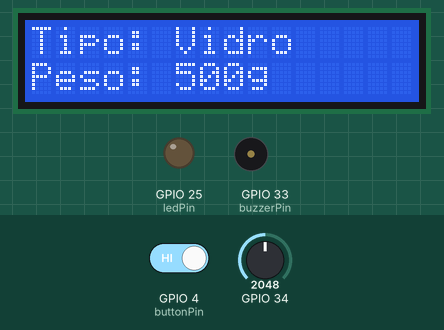
Bench run of a sketch on a simulated ESP32. Parts: 16×2 character LCD, output pins drawn as LEDs (lit = HIGH), buzzer (waves = sounding). The inputs (shaded band) are chosen by the test bench; at power-on: GPIO 34 = 2048, GPIO 4 (buttonPin) HIGH. No MQTT or app messages arrive unless stated; what the sketch prints to the serial monitor is not drawn.

Above: at 4.2 s.
4.3 s: GPIO 34 set to 4062
At 8.6 s:
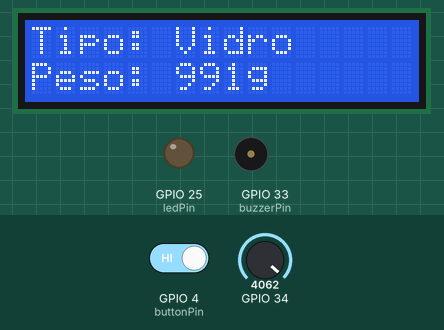
9.9 s: GPIO 34 set to 4095
At 13.8 s:
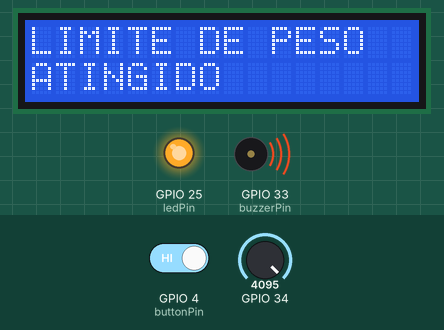
20.1 s: GPIO 34 set to 3603
At 22.6 s:
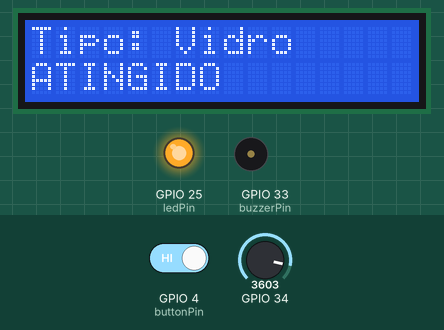
28.7 s: GPIO 4 (buttonPin) driven LOW
At 33.4 s:
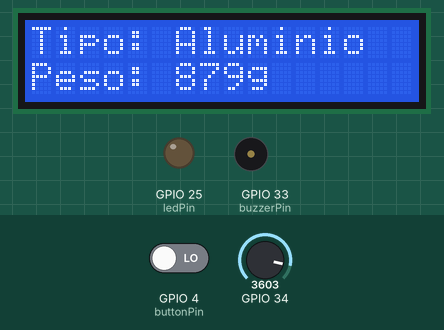
Timing chart, 0 to 34.9 s (numbered marks = the images above; inputs shaded):
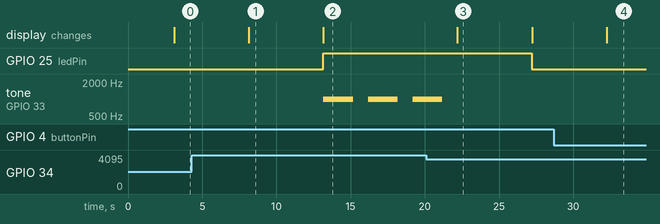

Measured:
- the behaviour switches between 4094 and 4095 on GPIO 34 (found by bisection; images 1 and 2)
- after the input at 4.3 s, the display: changes after 3.8 s (image 1)
- after the input at 9.9 s, GPIO 25 (ledPin): LOW → HIGH after 3.3 s; tone on GPIO 33 (buzzerPin): alternates 1000 Hz for 2.0 s and silent for 1.0 s, starting after 3.3 s; the display: changes after 3.3 s (image 2)
- after the input at 20.1 s, GPIO 25 (ledPin): HIGH → LOW after 7.1 s; tone on GPIO 33 (buzzerPin): goes on until 21.2 s, then stays silent; the display: changes after 2.1 s (image 3)
- after the input at 28.7 s, the display: changes after 3.5 s (image 4)
- what the display in image 3 shows lasts 5.0 s, from 22.2 s to 27.2 s

The sketch:

sprint4.ino
```cpp
// Adicionamos as bibliotecas que serão utilizadas
#include <LiquidCrystal_I2C.h>
#include <Wire.h>
#include "ArduinoJson.h"
#include "EspMQTTClient.h"

// MQTT Configuracoes
EspMQTTClient client{
  "Wokwi-GUEST", //SSID do WiFi
  "",     // Senha do wifi
  "mqtt.tago.io",  // Endereço do servidor
  "Default",       // Usuario
  "2d563834-26ce-44f0-9a58-bd97c7dcccf7",         // Token do device
  "esp",           // Nome do device
  1883             // Porta de comunicação
};

// Endereço e dimensões do LCD
LiquidCrystal_I2C lcd(0x27, 16, 2);

// Variáveis para o potenciômetr
int valor_pot = 0;
int valor_anterior = -1;

// Variáveis para o LED e Buzzer
const int ledPin = 25;
const int buzzerPin = 33;

// Variável para controle do tempo de acionamento do buzzer
unsigned long buzzerStartTime = 0;

// Variáveis para o botão, com ciclo de 3 ações
int buttonPin = 4;
int buttonState = HIGH;
int lastButtonState = HIGH;
int numActions = 3;
int action = numActions - 1;

void setup() {
// Inicialização do Display LCD
lcd.init();
lcd.backlight();

// Definição dos pinos
pinMode(ledPin, OUTPUT);
pinMode(buzzerPin, OUTPUT);
pinMode(buttonPin, INPUT);

// Comunicação serial
Serial.begin(9600);
Serial.println("Conectando WiFi");
while (!client.isWifiConnected()) {
  Serial.print('.'); client.loop(); delay(1000);
  }
  Serial.println("WiFi Conectado");
  Serial.println("Conectando com Servidor MQTT");
while (!client.isMqttConnected()) {
    Serial.print('.'); client.loop(); delay(1000);
  }
Serial.println("MQTT Conectado");
}

// Callback da EspMQTTClient
void onConnectionEstablished()
{}
char bufferJson[100];

void loop() {
  valor_pot = analogRead(34);  // Leia o valor do potenciômetro
  int valor_mapeado = map(valor_pot, 0, 4095, 0, 1000);  // Mapeie o valor lido para a faixa desejada (0 a 1000g)

  buttonState = digitalRead(buttonPin);

  if (valor_mapeado != valor_anterior) {
    lcd.clear();
    lcd.setCursor(0, 1);
    lcd.print("Peso: ");
    lcd.print(valor_mapeado);
    lcd.print("g");
    valor_anterior = valor_mapeado;

    if (valor_mapeado >= 1000) {
      lcd.clear();
      lcd.setCursor(0, 0);
      lcd.print("LIMITE DE PESO");
      lcd.setCursor(0, 1);
      lcd.print("ATINGIDO");

      while (valor_mapeado >= 1000) {
        digitalWrite(ledPin, HIGH);
        tone(buzzerPin, 1000);
        delay(2000);
        noTone(buzzerPin);
        delay(1000);
        valor_pot = analogRead(34);
        valor_mapeado = map(valor_pot, 0, 4095, 0, 1000);
      }
    } else {
      digitalWrite(ledPin, LOW);
      noTone(buzzerPin);
    }
  }
  // Lógica do botão
  if (buttonState != lastButtonState && buttonState == LOW) {
    action = (action + 1) % numActions;  // Incrementa a ação do botão
  }
  //lcd.setCursor(0, 0);
  //lcd.print("                ");  // Limpa completamente a linha

  lcd.setCursor(0, 0);
  // Exibe o texto do botão de acordo com a ação atual
  switch (action) {
    case 0:
      lcd.print("Tipo: Aluminio     ");
      break;
    case 1:
      lcd.print("Tipo: Plastico     ");
      break;
    case 2:
      lcd.print("Tipo: Vidro         ");
      break;
    // Adicione mais cases para ações adicionais, se necessário

    default:
      break;
  }

  lastButtonState = buttonState;  // Armazena o estado atual do botão

 // Enviando para TagoIO

  StaticJsonDocument<300> documentoJson;
  documentoJson["variable"] = "peso";
  documentoJson["value"] = valor_mapeado;
  documentoJson["unit"] = "gramas";
  documentoJson["type"] = getType(action);
  serializeJson(documentoJson, bufferJson);
  Serial.println(bufferJson);
  client.publish("topicoTDSPI", bufferJson);
  delay(5000);
  client.loop();
}

String getType(int action) {
  switch (action) {
    case 0:
      return "Alumínio";
    case 1:
      return "Plástico";
    case 2:
      return "Vidro";
    // Adicione mais cases conforme necessário

    default:
      return ""; // Retorne uma string vazia para casos não tratados
  }
}
```
